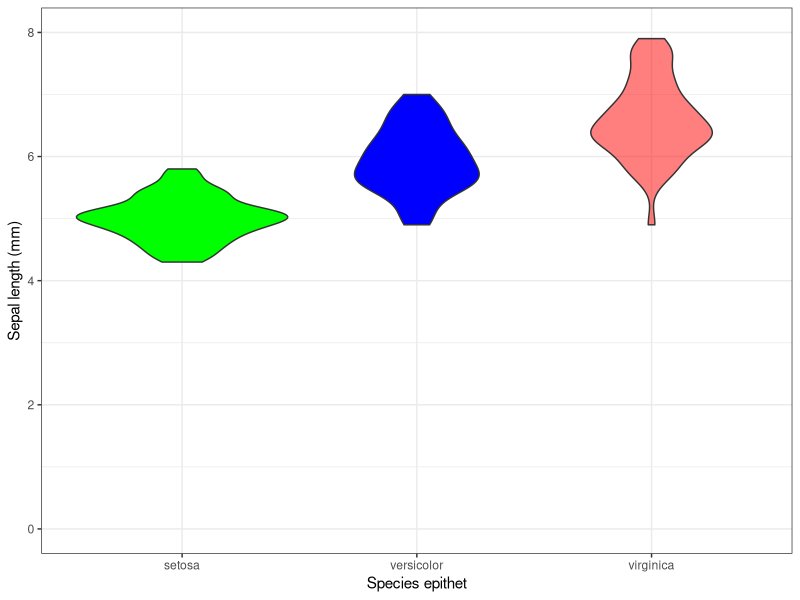

Generate this figure with R:
#### Install and load the packages ####
pkgs = c("tidyverse", "readxl")
pkgs.To.Install = ! pkgs %in% installed.packages()
if (any(pkgs.To.Install)) {
	install.packages(pkgs[pkgs.To.Install])
}

for (curPkg in pkgs) {
	library(curPkg, character.only = T) 
}

#####

theme_bw() %>%
	theme_set()

# Use different colors to fill and remove the legend
colors = c("red", "green", "blue")

ggplot(aes(x = Species,
	   y = Sepal.Length,
	   fill = Species),
       data = iris) +
	geom_violin(aes(alpha = Species),
		     show.legend = F#, 
		     #outlier.alpha = 0
		    ) + 
	#geom_jitter() +
	# the type of plot you want
	ylab("Sepal length (mm)") +
	xlab("Species epithet") +
	scale_fill_manual(values = colors,
			  breaks = c("virginica", "setosa", 
			  	   "versicolor")) +
	scale_alpha_manual(values = c(1, 1, 0.5)) +
	scale_y_continuous(breaks = seq(0, 10, 2),
			   limits = c(0, 8))

